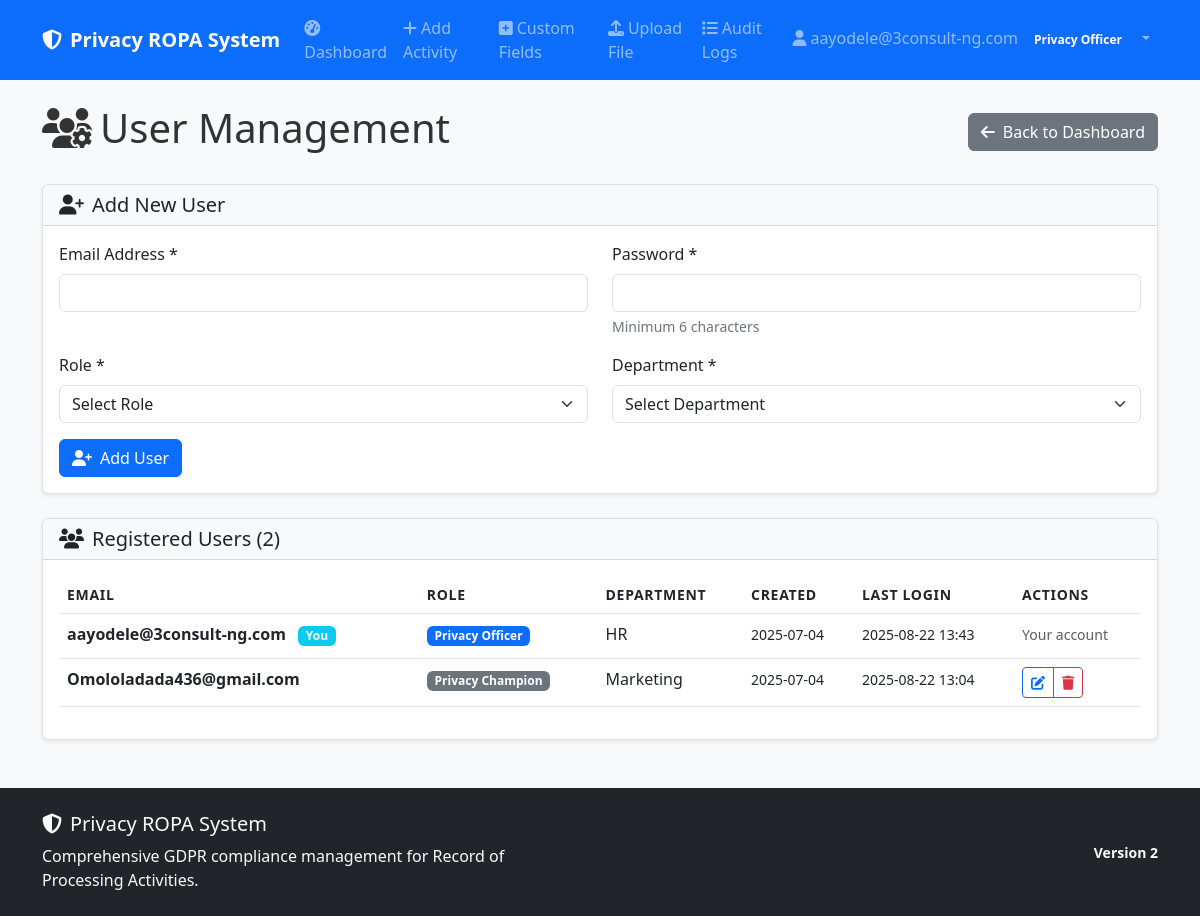
The page /user-management (signed in) on the database its author committed.
### models.py (models this page shows)
class User(UserMixin, db.Model):
    __tablename__ = 'users'
    id = db.Column(Integer, primary_key=True)
    email = db.Column(String(120), unique=True, nullable=False)
    password_hash = db.Column(String(256), nullable=False)
    role = db.Column(String(50), nullable=False, default='Privacy Champion')
    department = db.Column(String(100))
    created_at = db.Column(DateTime, default=datetime.utcnow)
    last_login = db.Column(DateTime)
    ropa_records = db.relationship('ROPARecord', foreign_keys='ROPARecord.created_by', backref='creator', lazy=True)

### app.py (the view)
@app.route('/user-management')
@login_required
def user_management():
    if current_user.role != 'Privacy Officer':
        abort(403)
    users = models.User.query.all()
    return render_template('user_management.html', users=users)

### app.py (called while the page is built)
@login_manager.user_loader
def load_user(user_id):
    return models.User.query.get(int(user_id))

### templates/user_management.html (shortened to what this page needs)
{% extends "base.html" %}
{% block content %}
<div class="d-flex justify-content-between align-items-center mb-4">
    <h1><i class="fas fa-users-cog me-2"></i>User Management</h1>
    <a href="{{ url_for('privacy_officer_dashboard') }}" class="btn btn-secondary">
        <i class="fas fa-arrow-left me-2"></i>Back to Dashboard
    </a>
</div>
<div class="card mb-4">
    <div class="card-header">
        <h5 class="mb-0">
            <i class="fas fa-user-plus me-2"></i>Add New User
        </h5>
    </div>
    <div class="card-body">
        <form method="POST" action="{{ url_for('add_user') }}">
            <div class="row">
                <div class="col-md-6 mb-3">
                    <label for="email" class="form-label">Email Address *</label>
                    <input type="email" class="form-control" id="email" name="email" required>
                </div>
                <div class="col-md-6 mb-3">
                    <label for="password" class="form-label">Password *</label>
                    <input type="password" class="form-control" id="password" name="password" required minlength="6">
                    <div class="form-text">Minimum 6 characters</div>
                </div>
            </div>
            <div class="row">
                <div class="col-md-6 mb-3">
                    <label for="role" class="form-label">Role *</label>
                    <select class="form-select" id="role" name="role" required>
                        <option value="">Select Role</option>
                    </select>
                </div>
                <div class="col-md-6 mb-3">
                    <label for="department" class="form-label">Department *</label>
                    <select class="form-select" id="department" name="department" required>
                        <option value="">Select Department</option>
                    </select>
                </div>
            </div>
            <button type="submit" class="btn btn-primary">
                <i class="fas fa-user-plus me-2"></i>Add User
            </button>
        </form>
    </div>
</div>
<div class="card">
    <div class="card-header">
        <h5 class="mb-0">
            <i class="fas fa-users me-2"></i>Registered Users ({{ users|length }})
        </h5>
    </div>
    <div class="card-body">
        {% if users %}
            <div class="table-responsive">
                <table class="table table-hover">
                    <thead>
                        <tr>
                            <th>Email</th>
                            <th>Role</th>
                            <th>Department</th>
                            <th>Created</th>
                            <th>Last Login</th>
                            <th>Actions</th>
                        </tr>
                    </thead>
                    <tbody>
                        {% for user in users %}
                        <tr>
                            <td>
                                <strong>{{ user.email }}</strong>
                                {% if user.id == current_user.id %}
                                    <span class="badge bg-info ms-2">You</span>
                                {% endif %}
                            </td>
                            <td>
                                <span class="badge bg-{% if user.role == 'Privacy Officer' %}primary{% else %}secondary{% endif %}">
                                    {{ user.role }}
                                </span>
                            </td>
                            <td>{{ user.department or 'N/A' }}</td>
                            <td>
                                <small>{{ user.created_at.strftime('%Y-%m-%d') if user.created_at else 'N/A' }}</small>
                            </td>
                            <td>
                                <small>{{ user.last_login.strftime('%Y-%m-%d %H:%M') if user.last_login else 'Never' }}</small>
                            </td>
                            <td>
                                {% if user.id != current_user.id %}
                                <div class="btn-group btn-group-sm" role="group">
                                    <button type="button" class="btn btn-outline-primary"
                                            onclick="editUser({{ user.id }}, '{{ user.email }}', '{{ user.role }}', '{{ user.department }}')">
                                        <i class="fas fa-edit"></i>
                                    </button>
                                    <button type="button" class="btn btn-outline-danger"
                                            onclick="deleteUser({{ user.id }}, '{{ user.email }}')">
                                        <i class="fas fa-trash"></i>
                                    </button>
                                </div>
                                {% else %}
                                <small class="text-muted">Your account</small>
                                {% endif %}
                            </td>
                        </tr>
                        {% endfor %}
                    </tbody>
                </table>
            </div>
        {% else %}
            <div class="text-center py-4">
                <i class="fas fa-users fa-3x text-muted mb-3"></i>
                <h5>No Users Found</h5>
                <p class="text-muted">Add the first user to get started.</p>
            </div>
        {% endif %}
    </div>
</div>
{% endblock %}

### templates/base.html (shortened to what this page needs)
<!DOCTYPE html>
<html lang="en" data-bs-theme="light">
<head>
    <link href="https://cdn.jsdelivr.net/npm/bootstrap@5.3.0/dist/css/bootstrap.min.css" rel="stylesheet">
    <link href="https://cdnjs.cloudflare.com/ajax/libs/font-awesome/6.4.0/css/all.min.css" rel="stylesheet">
    <link href="{{ url_for('static', filename='css/custom.css') }}" rel="stylesheet">
</head>
<body>
    <nav class="navbar navbar-expand-lg navbar-dark bg-primary">
        <div class="container">
            <a class="navbar-brand fw-bold" href="{{ url_for('index') }}">
                <i class="fas fa-shield-alt me-2"></i>Privacy ROPA System
            </a>
            {% if current_user.is_authenticated %}
            <div class="collapse navbar-collapse" id="navbarNav">
                <ul class="navbar-nav me-auto">
                    <li class="nav-item">
                        <a class="nav-link" href="{{ url_for('index') }}">
                            <i class="fas fa-tachometer-alt me-1"></i>Dashboard
                        </a>
                    </li>
                    <li class="nav-item">
                        <a class="nav-link" href="{{ url_for('add_activity') }}">
                            <i class="fas fa-plus me-1"></i>Add Activity
                        </a>
                    </li>
                    <li class="nav-item">
                        <a class="nav-link" href="{{ url_for('custom_tabs') }}">
                            <i class="fas fa-plus-square me-1"></i>Custom Fields
                        </a>
                    </li>
                    {% if current_user.role == 'Privacy Officer' %}
                    <li class="nav-item">
                        <a class="nav-link" href="{{ url_for('upload_file') }}">
                            <i class="fas fa-upload me-1"></i>Upload File
                        </a>
                    </li>
                    <li class="nav-item">
                        <a class="nav-link" href="{{ url_for('audit_logs') }}">
                            <i class="fas fa-list me-1"></i>Audit Logs
                        </a>
                    </li>
                    {% endif %}
                </ul>
                <ul class="navbar-nav">
                    <li class="nav-item dropdown">
                        <a class="nav-link dropdown-toggle" href="#" role="button" data-bs-toggle="dropdown">
                            <i class="fas fa-user me-1"></i>{{ current_user.email }}
                            <span class="badge bg-primary ms-1">{{ current_user.role }}</span>
                        </a>
                    </li>
                </ul>
            </div>
            {% endif %}
        </div>
    </nav>
    <main class="container my-4">
        {% block content %}{% endblock %}
    </main>
    <footer class="bg-dark text-light py-4 mt-5">
        <div class="container">
            <div class="row">
                <div class="col-md-6">
                    <h5><i class="fas fa-shield-alt me-2"></i>Privacy ROPA System</h5>
                    <p class="mb-0">Comprehensive GDPR compliance management for Record of Processing Activities.</p>
                </div>
                <div class="col-md-6 text-md-end">
                    <p class="mb-0">
                        <small class="text-muted">
                        </small>
                    </p>
                    <p class="mb-0 mt-1">
                        <small class="text-light fw-bold">
                            Version 2
                        </small>
                    </p>
                </div>
            </div>
        </div>
    </footer>
</body>
</html>

### static/css/custom.css (style rules this page uses)
body { background-color: #f8f9fa; color: #333; }
.navbar-brand { font-weight: 600; }
.card { box-shadow: 0 0.125rem 0.25rem rgba(0, 0, 0, 0.075); border: 1px solid rgba(0, 0, 0, 0.125); }
.card-header { background-color: var(--bs-gray-100); border-bottom: 1px solid rgba(0, 0, 0, 0.125); }
.badge { margin-right: 0.25rem; margin-bottom: 0.25rem; }
.table-responsive { border-radius: 0.375rem; }
.table th { border-top: none; font-weight: 600; text-transform: uppercase; font-size: 0.875rem; letter-spacing: 0.05em; }
.btn-group .btn { margin-right: 0; }
.form-label { font-weight: 500; margin-bottom: 0.5rem; }
.form-text { font-size: 0.875rem; color: var(--bs-gray-600); }

### rows shown on the page
User: email "aayodele@3consult-ng.com", role "Privacy Officer", shows "You", department "HR", created_at "2025-07-04", last_login "2025-08-22 13:43", shows "Your account"
User: email "Omololadada436@gmail.com", role "Privacy Champion", department "Marketing", created_at "2025-07-04", last_login "2025-08-22 13:04"

### other values the page prints
{{ users|length }} "2"
